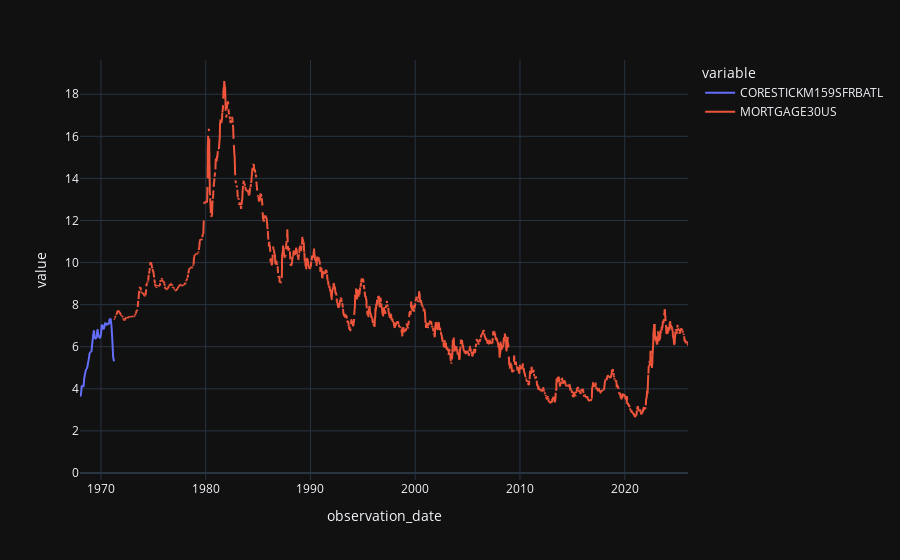

Here is the notebook cell this chart was saved with:
### Markdown cell above
## Inner join vs outer join

### Code cell
# the default join on concat is outer 
df_outer = pd.concat(objs=[df1,df2],axis=1, join='outer') # which is implicitly the same as the above df

df_outer.plot()

### Figure 1 — Plotly figure (JSON) as saved in the notebook; plotly's stock layout.template omitted (floating-point values rounded to 4 significant figures; data arrays with more than 128 entries replaced by an {"elided": "..."} marker saying what was removed)
{"data": [{"hovertemplate": "variable=CORESTICKM159SFRBATL<br>observation_date=%{x}<br>value=%{y}<extra></extra>", "legendgroup": "CORESTICKM159SFRBATL", "line": {"color": "#636efa", "dash": "solid"}, "marker": {"symbol": "circle"}, "mode": "lines", "name": "CORESTICKM159SFRBATL", "showlegend": true, "type": "scattergl", "x": {"elided": "3469 str values"}, "xaxis": "x", "y": {"elided": "3469 float values"}, "yaxis": "y"}, {"hovertemplate": "variable=MORTGAGE30US<br>observation_date=%{x}<br>value=%{y}<extra></extra>", "legendgroup": "MORTGAGE30US", "line": {"color": "#EF553B", "dash": "solid"}, "marker": {"symbol": "circle"}, "mode": "lines", "name": "MORTGAGE30US", "showlegend": true, "type": "scattergl", "x": {"elided": "3469 str values"}, "xaxis": "x", "y": {"elided": "3469 float values"}, "yaxis": "y"}], "layout": {"legend": {"title": {"text": "variable"}, "tracegroupgap": 0}, "margin": {"t": 60}, "xaxis": {"anchor": "y", "domain": [0, 1], "title": {"text": "observation_date"}}, "yaxis": {"anchor": "x", "domain": [0, 1], "title": {"text": "value"}}}}
